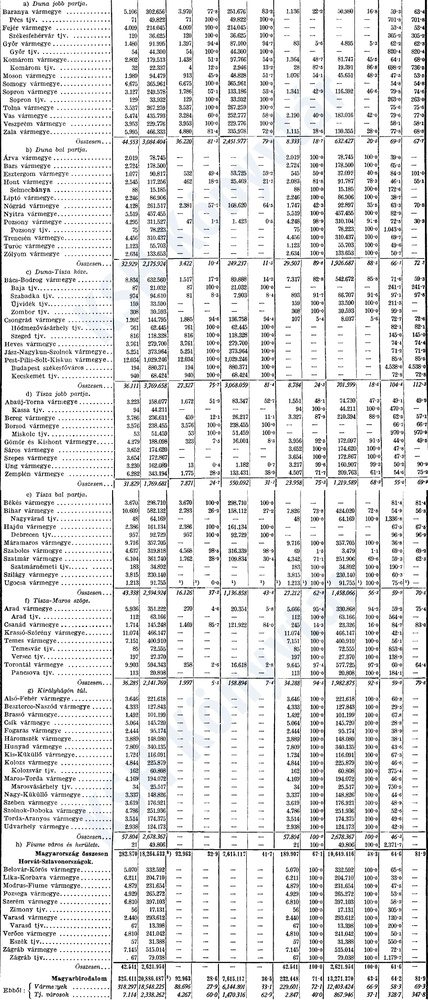
#> input picture metatable_raw/combined.jpg, 428 x 1000 px, shrunk from 1908 x 4455 before the run
$ python watermark_remover.py ../metatable_raw out 100
#> lines starting #> are read from the running program, lines starting #| are printed output that depends on the picture
import os
# This script removes watermarks from images in a specified folder and saves the processed images to another folder.

# It uses the Python Imaging Library (PIL) to manipulate images.
# The script checks each pixel in the image and if it is a shade of gray (but not black), it sets it to black.
# This is a simple approach and may not work for all types of watermarks.
# It is recommended to use more advanced techniques for watermark removal, such as inpainting or deep learning methods.
#   However, this script serves as a basic example of how to process images in Python.
#
# Usage: python watermark_remover.py <input_folder> <output_folder>


import os
import sys
import cv2
import numpy as np

def remove_watermark(input_folder, output_folder, threshold):
    """
    Removes watermarks by setting every pixel brighter than the threshold to white.

    Args:
        input_folder (str): Path to the folder containing input images.
        output_folder (str): Path to the folder where processed images will be saved.
        threshold (int): Brightness threshold (0-255). Pixels brighter than this will be set to white.
    """
#> called with input_folder = '../metatable_raw', output_folder = 'out', threshold = 100
    # Ensure the output folder exists
    os.makedirs(output_folder, exist_ok=True)

    # Iterate over all files in the input folder
    for filename in os.listdir(input_folder):
        if filename.lower().endswith(".jpg"):
            input_path = os.path.join(input_folder, filename)
            output_path = os.path.join(output_folder, filename)

            # Read the image using OpenCV
            img = cv2.imread(input_path)
#> img is the input picture: shape (1000, 428, 3); mean B, G, R 225.8, 225.6, 225.4
            if img is None:
                print(f"Error: Could not read image {input_path}")
                continue

            # Convert the image to grayscale
            gray = cv2.cvtColor(img, cv2.COLOR_BGR2GRAY)

            # Create a mask for pixels brighter than the threshold
            mask = gray > threshold
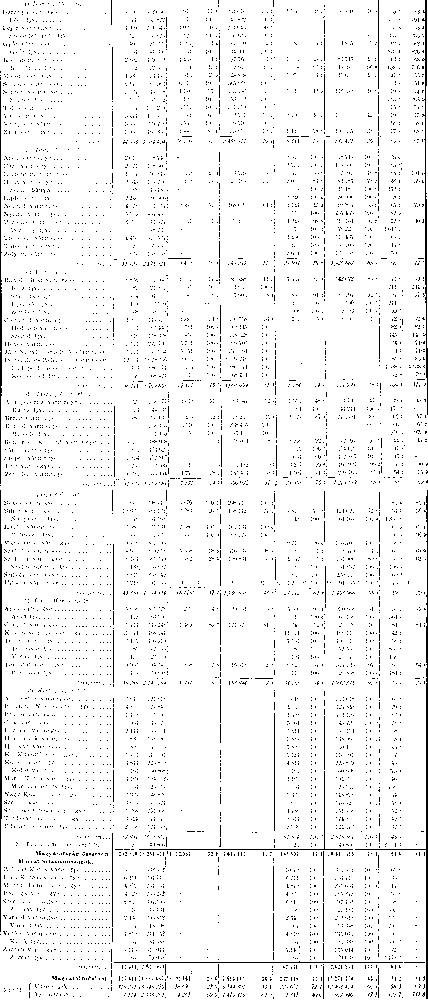
#> mask: shape (1000, 428) bool; 95.8% white; black in thin lines or dots

            # Set pixels brighter than the threshold to white
            img[mask] = [255, 255, 255]
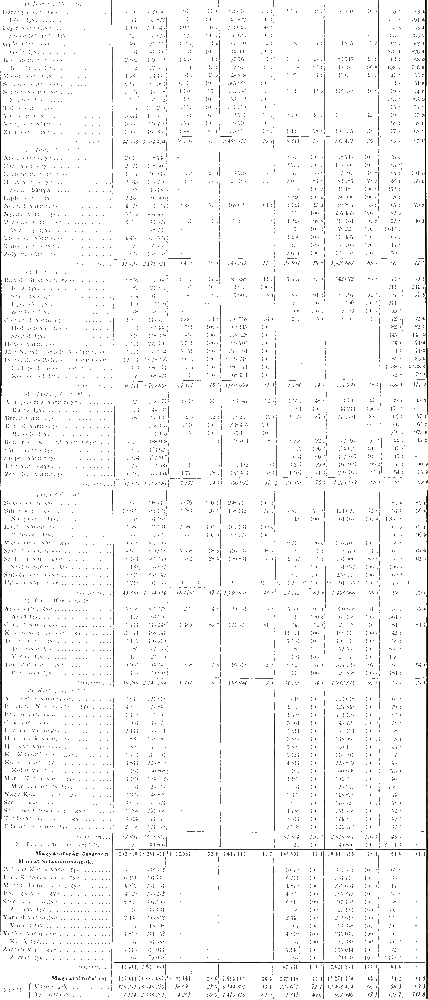
#> img: shape (1000, 428, 3); mean B, G, R 247.2, 247.2, 247.2

            # Save the processed image
            cv2.imwrite(output_path, img)
            print(f"Processed and saved: {output_path}")

if __name__ == "__main__":
    if len(sys.argv) != 4:
        print("Usage: python watermark_remover.py <input_folder> <output_folder> <threshold>")
        sys.exit(1)

    input_folder = sys.argv[1]
    output_folder = sys.argv[2]
    try:
        threshold = int(sys.argv[3])
        if not (0 <= threshold <= 255):
            raise ValueError
    except ValueError:
        print("Error: Threshold must be an integer between 0 and 255.")
        sys.exit(1)

    remove_watermark(input_folder, output_folder, threshold)
